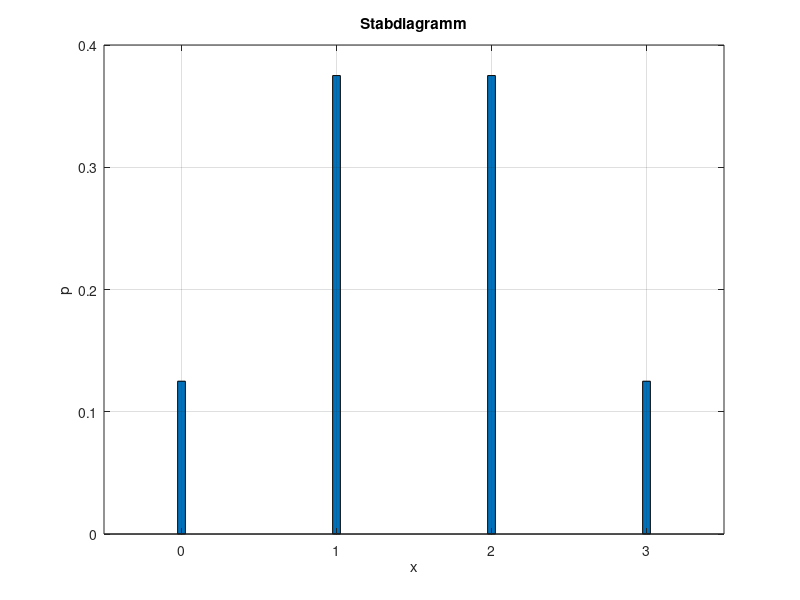
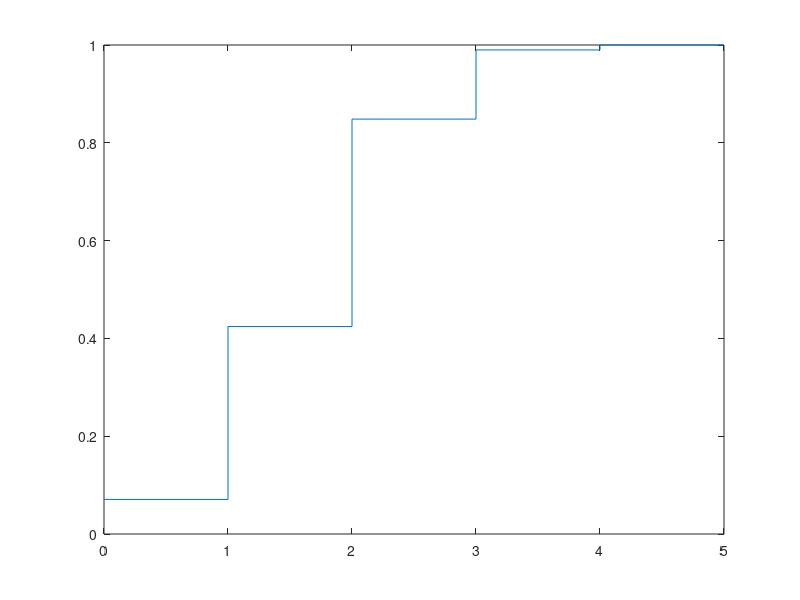

Write MATLAB code to recreate these figures, in order.
format compact; format short; clear all; clc;

%%

X = 0:3;
P = [0.125 0.375 0.375 0.125];
figure;
bar(X,P,0.05);
title('Stabdiagramm');
xlabel('x');
ylabel('p');
grid on;

%%

figure;

x = linspace(0,15,301);
f5 = chi2pdf(x,5);
f10 = chi2pdf(x,10);
plot(x,f5,x,f10);
chi2inv(0.99,5)

x = [0:5]';
pd = hygepdf(x,12,4,5);
pc = hygecdf(x,12,4,5);
[x  pd pc]
bar(x,pd);
bar(x,pd,0.2);
stairs(x,pc);

%hygeinv
